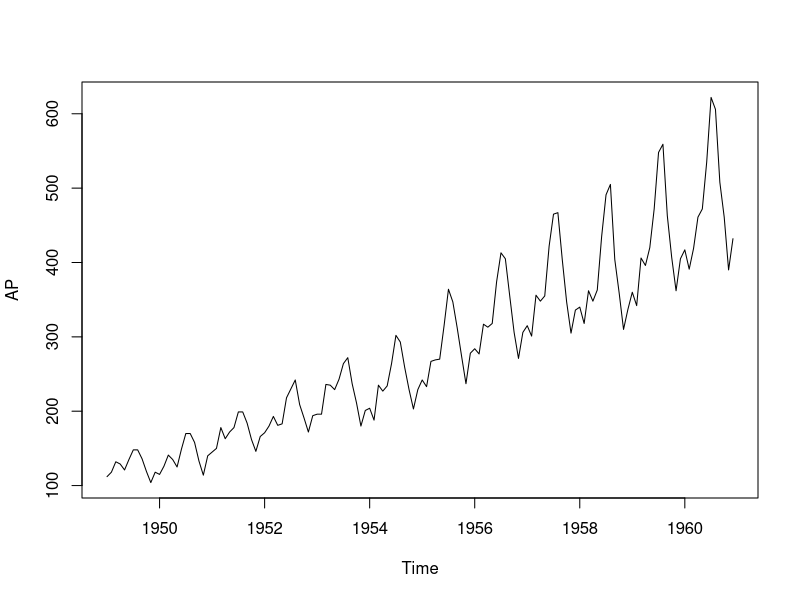

R code for this plot:
## ---- chunk 1
data("AirPassengers")
AP <- AirPassengers
str(AP) # Time series with 144 values from years 1949 to 1961
# number of passenger in each month in each year = 112 118 129 ...
## ---- chunk 2
ts(AP, frequency=12, start=c(1494,1)) # because we have monthly data from 1494 from January

## ---- chunk 3
attributes(AP) # in a year we have 12 data points from year 1949 to 1960 something month
## ---- chunk 4
plot(AP)
## ---- chunk 5

